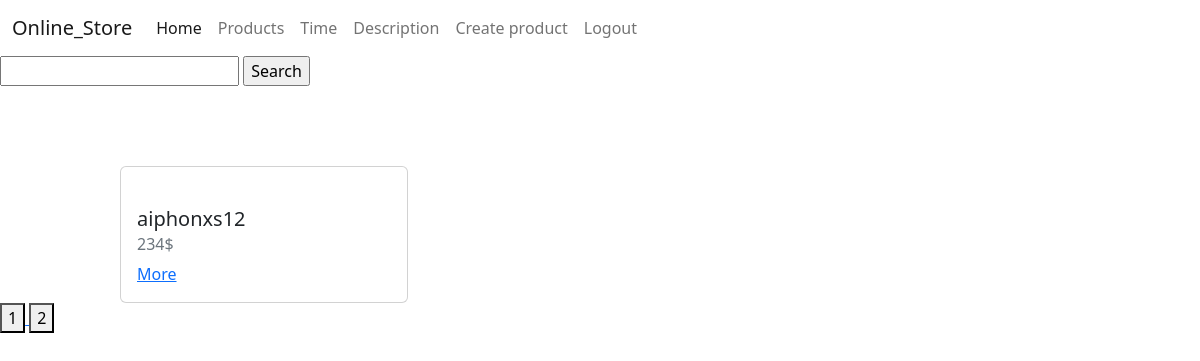
Before: /products/?page=2 (signed in) with the older database file.
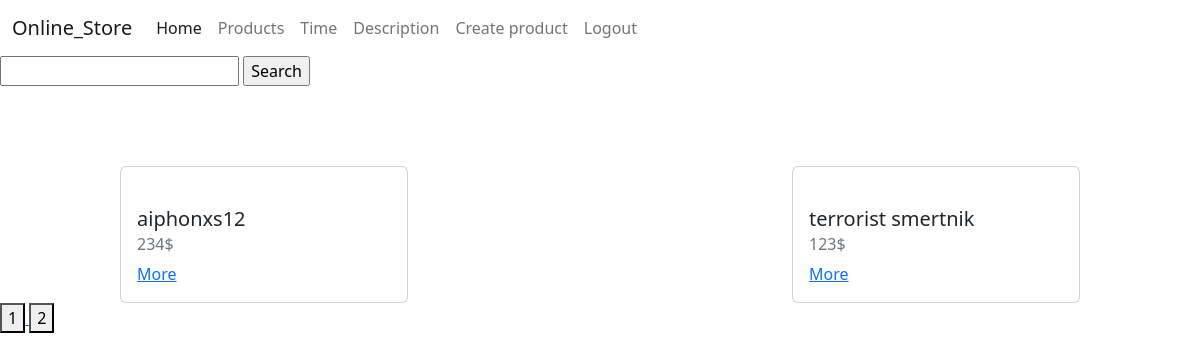
After: the same page with the newer database file.
### products/models.py (models this page shows, shortened)
class Product(models.Model):
    image = models.ImageField(blank=True, null=True)
    name = models.CharField(max_length=255)
    price = models.IntegerField()
    description = models.TextField()

### products/views.py (the view)
class ProductsCBV(ListView):
    model = Product
    template_name = 'products/products.html'
    def get(self, request, **kwargs):
        products = self.get_queryset()
        search = request.GET.get('search')
        page = int(request.GET.get('page', 1))
        if search:
            products = products.filter(title__icontains=search) | products.filter(description__icontains=search)
        max_page = products.__len__() / PAGINATION_LIMIT
        max_page = round(max_page) + 1 if round(max_page) < max_page else round(max_page)
        '''products splice'''
        products = products[PAGINATION_LIMIT * (page - 1): PAGINATION_LIMIT * page]
        context = {
            'products': products,
            'user': request.user,
            'pages': range(1, max_page + 1)
        }
        return render(request, self.template_name, context=context)

### templates/products/products.html (shortened to what this page needs)
{% extends 'layouts/index.html' %}
{% block content %}
    <form action="/products/" method="get">
        <input type="text" name="search">
        <input type="submit" value="Search">
    </form>
    <div class="products">
        {% for product in products %}
            <div class="card" style="width: 18rem;">
                <div class="card-body">
                    <h5 class="card-title">{{ product.name }}</h5>
                    <h6 class="card-subtitle mb-2 text-muted">{{ product.price }}$</h6>
                    <a href="/products/{{ product.id }}" class="card-link">More</a>
                </div>
            </div>
        {% endfor %}
    </div>
    <div class="pages">
        {% for page in pages %}
            <a href="/products/?page={{ page }}">
                <button>{{ page }}</button>
            </a>
        {% endfor %}
    </div>
{% endblock %}

Changed rows visible on the page:
added Product: name "terrorist smertnik", price "123"
